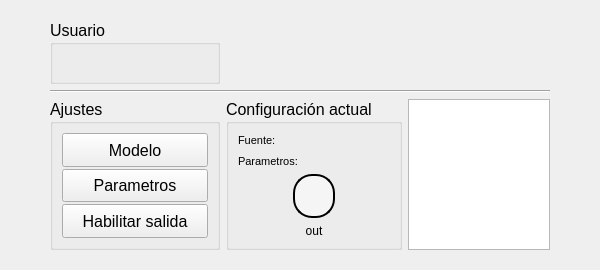
<?xml version="1.0" encoding="UTF-8"?>
<ui version="4.0">
 <class>MainWindow</class>
 <widget class="QMainWindow" name="MainWindow">
  <property name="geometry">
   <rect>
    <x>0</x>
    <y>0</y>
    <width>600</width>
    <height>270</height>
   </rect>
  </property>
  <property name="minimumSize">
   <size>
    <width>600</width>
    <height>270</height>
   </size>
  </property>
  <property name="maximumSize">
   <size>
    <width>600</width>
    <height>270</height>
   </size>
  </property>
  <property name="font">
   <font>
    <pointsize>12</pointsize>
   </font>
  </property>
  <property name="windowTitle">
   <string>Generador de señales arbitrarias</string>
  </property>
  <property name="windowIcon">
   <iconset theme="QIcon::ThemeIcon::DriveHarddisk"/>
  </property>
  <widget class="QWidget" name="centralwidget">
   <layout class="QGridLayout" name="gridLayout" rowstretch="1,1,4" columnstretch="5,1,5,1,5">
    <property name="leftMargin">
     <number>50</number>
    </property>
    <property name="topMargin">
     <number>20</number>
    </property>
    <property name="rightMargin">
     <number>50</number>
    </property>
    <property name="bottomMargin">
     <number>20</number>
    </property>
    <item row="1" column="0" colspan="5">
     <widget class="Line" name="line_2">
      <property name="orientation">
       <enum>Qt::Orientation::Horizontal</enum>
      </property>
     </widget>
    </item>
    <item row="2" column="2" colspan="2">
     <widget class="QGroupBox" name="gboxConfigNow">
      <property name="title">
       <string>Configuración actual</string>
      </property>
      <layout class="QVBoxLayout" name="verticalLayout_2" stretch="2,2,6,1">
       <item>
        <layout class="QHBoxLayout" name="horizontalLayout_2" stretch="4,6">
         <item>
          <widget class="QLabel" name="label_4">
           <property name="font">
            <font>
             <pointsize>8</pointsize>
            </font>
           </property>
           <property name="text">
            <string>Fuente:</string>
           </property>
          </widget>
         </item>
         <item>
          <widget class="QLabel" name="labelDatosG">
           <property name="font">
            <font>
             <pointsize>8</pointsize>
            </font>
           </property>
           <property name="text">
            <string/>
           </property>
          </widget>
         </item>
        </layout>
       </item>
       <item>
        <layout class="QHBoxLayout" name="horizontalLayout" stretch="4,6">
         <item>
          <widget class="QLabel" name="label_6">
           <property name="font">
            <font>
             <pointsize>8</pointsize>
            </font>
           </property>
           <property name="text">
            <string>Parametros:</string>
           </property>
          </widget>
         </item>
         <item>
          <widget class="QLabel" name="labelParametrosG">
           <property name="font">
            <font>
             <pointsize>8</pointsize>
            </font>
           </property>
           <property name="text">
            <string/>
           </property>
          </widget>
         </item>
        </layout>
       </item>
       <item>
        <layout class="QHBoxLayout" name="horizontalLayout_3">
         <property name="leftMargin">
          <number>55</number>
         </property>
         <property name="rightMargin">
          <number>55</number>
         </property>
         <item>
          <widget class="QLabel" name="ledStatusG">
           <property name="sizePolicy">
            <sizepolicy hsizetype="Preferred" vsizetype="Expanding">
             <horstretch>0</horstretch>
             <verstretch>0</verstretch>
            </sizepolicy>
           </property>
           <property name="styleSheet">
            <string notr="true">#ledStatusG{
	background-color: rgb(245, 245, 245);
    border-radius: 19px;
	border: 2px solid black;
}</string>
           </property>
           <property name="text">
            <string/>
           </property>
           <property name="alignment">
            <set>Qt::AlignmentFlag::AlignCenter</set>
           </property>
          </widget>
         </item>
        </layout>
       </item>
       <item>
        <widget class="QLabel" name="label_8">
         <property name="sizePolicy">
          <sizepolicy hsizetype="Preferred" vsizetype="Expanding">
           <horstretch>0</horstretch>
           <verstretch>0</verstretch>
          </sizepolicy>
         </property>
         <property name="font">
          <font>
           <pointsize>9</pointsize>
          </font>
         </property>
         <property name="text">
          <string>out</string>
         </property>
         <property name="alignment">
          <set>Qt::AlignmentFlag::AlignCenter</set>
         </property>
        </widget>
       </item>
      </layout>
     </widget>
    </item>
    <item row="2" column="4">
     <widget class="QListView" name="listMovimientos">
      <property name="font">
       <font>
        <pointsize>8</pointsize>
       </font>
      </property>
      <property name="autoScrollMargin">
       <number>5</number>
      </property>
      <property name="alternatingRowColors">
       <bool>true</bool>
      </property>
      <property name="updateThreshold">
       <number>200</number>
      </property>
      <property name="resizeMode">
       <enum>QListView::ResizeMode::Adjust</enum>
      </property>
      <property name="spacing">
       <number>0</number>
      </property>
      <property name="gridSize">
       <size>
        <width>1</width>
        <height>1</height>
       </size>
      </property>
      <property name="viewMode">
       <enum>QListView::ViewMode::ListMode</enum>
      </property>
      <property name="uniformItemSizes">
       <bool>true</bool>
      </property>
     </widget>
    </item>
    <item row="0" column="0" colspan="2">
     <widget class="QGroupBox" name="gboxUsuario">
      <property name="title">
       <string>Usuario</string>
      </property>
      <layout class="QVBoxLayout" name="verticalLayout" stretch="1">
       <item>
        <widget class="QLabel" name="labelUsuario">
         <property name="font">
          <font>
           <pointsize>12</pointsize>
           <bold>true</bold>
          </font>
         </property>
         <property name="text">
          <string/>
         </property>
        </widget>
       </item>
      </layout>
     </widget>
    </item>
    <item row="0" column="2" colspan="3">
     <widget class="QLabel" name="logotipo">
      <property name="text">
       <string/>
      </property>
     </widget>
    </item>
    <item row="2" column="0" colspan="2">
     <widget class="QGroupBox" name="gboxAjuste">
      <property name="sizePolicy">
       <sizepolicy hsizetype="Expanding" vsizetype="Preferred">
        <horstretch>0</horstretch>
        <verstretch>0</verstretch>
       </sizepolicy>
      </property>
      <property name="minimumSize">
       <size>
        <width>50</width>
        <height>0</height>
       </size>
      </property>
      <property name="maximumSize">
       <size>
        <width>200</width>
        <height>16777215</height>
       </size>
      </property>
      <property name="title">
       <string>Ajustes</string>
      </property>
      <layout class="QVBoxLayout" name="verticalLayout_4" stretch="1,1,1">
       <property name="spacing">
        <number>2</number>
       </property>
       <item>
        <widget class="QPushButton" name="btnModeloG">
         <property name="sizePolicy">
          <sizepolicy hsizetype="Minimum" vsizetype="Expanding">
           <horstretch>0</horstretch>
           <verstretch>0</verstretch>
          </sizepolicy>
         </property>
         <property name="text">
          <string>Modelo</string>
         </property>
        </widget>
       </item>
       <item>
        <widget class="QPushButton" name="btnParametrosG">
         <property name="sizePolicy">
          <sizepolicy hsizetype="Minimum" vsizetype="Expanding">
           <horstretch>0</horstretch>
           <verstretch>0</verstretch>
          </sizepolicy>
         </property>
         <property name="text">
          <string>Parametros</string>
         </property>
         <property name="autoDefault">
          <bool>false</bool>
         </property>
         <property name="default">
          <bool>false</bool>
         </property>
         <property name="flat">
          <bool>false</bool>
         </property>
        </widget>
       </item>
       <item>
        <widget class="QPushButton" name="btnStatusG">
         <property name="sizePolicy">
          <sizepolicy hsizetype="Minimum" vsizetype="Expanding">
           <horstretch>0</horstretch>
           <verstretch>0</verstretch>
          </sizepolicy>
         </property>
         <property name="text">
          <string>Habilitar salida</string>
         </property>
         <property name="checkable">
          <bool>true</bool>
         </property>
        </widget>
       </item>
      </layout>
     </widget>
    </item>
   </layout>
  </widget>
 </widget>
 <resources/>
 <connections/>
</ui>
